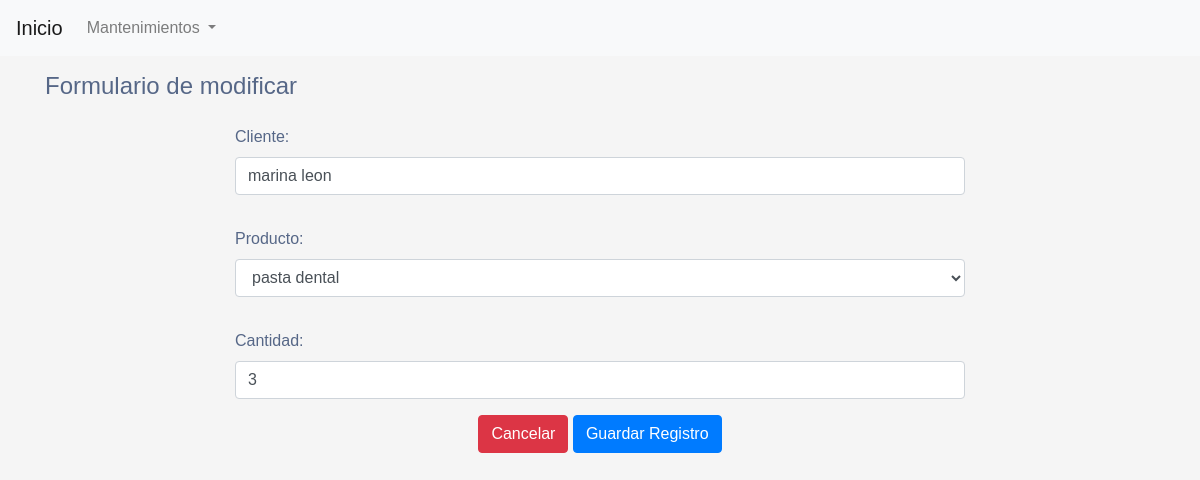
Screenshot of /venta/Editar/2 with the database file from the repository.
### venta/models.py (models this page shows, shortened)
class Venta(models.Model):
    fecha = models.DateField("Fecha de venta", auto_now=True, auto_now_add=False)
    cliente = models.CharField("Cliente", max_length=100)
    producto = models.ForeignKey(Producto, verbose_name=("Producto"), on_delete=models.PROTECT)
    cantidad = models.IntegerField(("Cantidad"))
    class Meta:
        verbose_name = ("Venta")
        verbose_name_plural = ("Ventas")

### producto/models.py (models this page shows)
class Producto(models.Model):
    producto = models.CharField(("Producto"), max_length=100, unique=True)
    categoria = models.ForeignKey(Categoria, verbose_name=("Categoria"), on_delete=models.PROTECT)
    marca = models.ForeignKey(Marca, verbose_name=("Marca"), on_delete=models.PROTECT)
    stock = models.IntegerField("Stock")
    precio = models.DecimalField(("Precio"), default="0", max_digits=5, decimal_places=2)
    class Meta:
        verbose_name = ("Producto")
        verbose_name_plural = ("Productos")
    def __str__(self):
        return self.producto

### venta/views.py (the view)
# urls.py: path('venta/Editar/<int:pk>', key.VentaUpdateView.as_view(), name="venta_update"),
class VentaUpdateView(SuccessMessageMixin,UpdateView):
    model = Venta
    form_class=VentaForm
    success_url = reverse_lazy('venta_list')
    success_message = 'Registro Editado Exitosamente!'
    template_name = "venta/venta_update.html"
    def get_context_data(self, **kwargs):
        context = super().get_context_data(**kwargs)
        context['titulo'] = "Formulario de modificar"
        return context

### venta/forms.py
class VentaForm(forms.ModelForm):
    class Meta:
        model = Venta
        fields = "__all__"
    def __init__(self, *args, **kwargs):
        super().__init__(*args, **kwargs)
        for visible in self.visible_fields():
            visible.field.widget.attrs['class'] = 'form-control '
            self.fields['producto'].widget.attrs['onchange'] = "consultarPrecio(); consultarCosto();"
            self.fields['cantidad'].widget.attrs['onchange'] = "consultarCosto();"

### template/venta/venta_update.html (shortened to what this page needs)
{% extends 'base.html' %}
{% block main %}
<div class="content">
    <div class="row">
        <div class="col-lg-8 offset-lg-2">
            <form method="post" class="card-box" enctype="multipart/form-data">
                <div class="row">
                    {% csrf_token %} {% for field in form %}
                    <div class="form-group  col-md-12 mt-3">
                        {{ field.label_tag }} {{  field }}
                    </div>
                    {% endfor %}
                </div>
                <div class="m-t-20 text-center">
                    <a type="button" class="btn btn-danger submit-btn" href="{% url 'venta_list' %}">Cancelar</a>
                    <button class="btn btn-primary submit-btn">Guardar Registro</button>
                </div>
            </form>
        </div>
    </div>
</div>
{% endblock main %}

### static/css/style.css (style rules this page uses)
body { color: #566787; background: #f5f5f5; font-family: 'Varela Round', sans-serif; }

### rows the page displays
Venta: form "marina leon" "3"
Producto: form "pasta dental"

### other values shown
{{ titulo }} "Formulario de modificar"
{{ field.label_tag }} "Cliente:" "Producto:" "Cantidad:"
